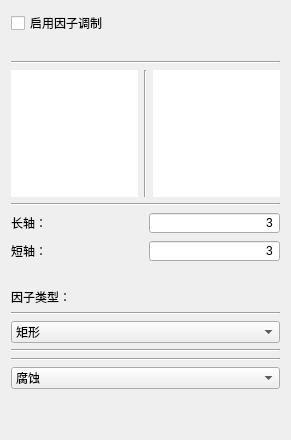
        <widget class="QWidget" name="tab_4">
         <attribute name="title">
          <string>页</string>
         </attribute>
         <layout class="QVBoxLayout" name="verticalLayout_24">
          <item>
           <widget class="QCheckBox" name="checkBox_ErDi_Enable">
            <property name="text">
             <string>启用因子调制</string>
            </property>
           </widget>
          </item>
          <item>
           <widget class="QGroupBox" name="groupBox_Erdi_more">
            <property name="styleSheet">
             <string notr="true">QGroupBox{
border:0px solid #222;
background-color: rgba(0, 0, 0, 0);
}</string>
            </property>
            <property name="title">
             <string/>
            </property>
            <layout class="QVBoxLayout" name="verticalLayout_37">
             <property name="leftMargin">
              <number>0</number>
             </property>
             <property name="topMargin">
              <number>0</number>
             </property>
             <property name="rightMargin">
              <number>0</number>
             </property>
             <property name="bottomMargin">
              <number>0</number>
             </property>
             <item>
              <layout class="QVBoxLayout" name="verticalLayout_23">
               <item>
                <widget class="QLabel" name="label_23">
                 <property name="text">
                  <string/>
                 </property>
                </widget>
               </item>
               <item>
                <widget class="Line" name="line_30">
                 <property name="orientation">
                  <enum>Qt::Horizontal</enum>
                 </property>
                </widget>
               </item>
               <item>
                <layout class="QHBoxLayout" name="horizontalLayout_36">
                 <property name="topMargin">
                  <number>0</number>
                 </property>
                 <property name="bottomMargin">
                  <number>0</number>
                 </property>
                 <item>
                  <widget class="LVideoshowQLables" name="label_ErDi_show">
                   <property name="minimumSize">
                    <size>
                     <width>127</width>
                     <height>127</height>
                    </size>
                   </property>
                   <property name="maximumSize">
                    <size>
                     <width>127</width>
                     <height>127</height>
                    </size>
                   </property>
                   <property name="styleSheet">
                    <string notr="true">background-color: rgb(255, 255, 255);</string>
                   </property>
                   <property name="text">
                    <string/>
                   </property>
                  </widget>
                 </item>
                 <item>
                  <widget class="Line" name="line_32">
                   <property name="orientation">
                    <enum>Qt::Vertical</enum>
                   </property>
                  </widget>
                 </item>
                 <item>
                  <widget class="LVideoshowQLables" name="label_ErDi_show_2">
                   <property name="minimumSize">
                    <size>
                     <width>127</width>
                     <height>127</height>
                    </size>
                   </property>
                   <property name="maximumSize">
                    <size>
                     <width>127</width>
                     <height>127</height>
                    </size>
                   </property>
                   <property name="styleSheet">
                    <string notr="true">background-color: rgb(255, 255, 255);</string>
                   </property>
                   <property name="text">
                    <string/>
                   </property>
                  </widget>
                 </item>
                </layout>
               </item>
               <item>
                <widget class="Line" name="line_27">
                 <property name="orientation">
                  <enum>Qt::Horizontal</enum>
                 </property>
                </widget>
               </item>
               <item>
                <layout class="QHBoxLayout" name="horizontalLayout_34">
                 <item>
                  <widget class="QLabel" name="label_17">
                   <property name="text">
                    <string>长轴：</string>
                   </property>
                  </widget>
                 </item>
                 <item>
                  <widget class="QSpinBox" name="spinBox_ErDi_legth">
                   <property name="alignment">
                    <set>Qt::AlignRight|Qt::AlignTrailing|Qt::AlignVCenter</set>
                   </property>
                   <property name="buttonSymbols">
                    <enum>QAbstractSpinBox::NoButtons</enum>
                   </property>
                   <property name="showGroupSeparator" stdset="0">
                    <bool>true</bool>
                   </property>
                   <property name="maximum">
                    <number>20</number>
                   </property>
                   <property name="value">
                    <number>3</number>
                   </property>
                  </widget>
                 </item>
                </layout>
               </item>
               <item>
                <layout class="QHBoxLayout" name="horizontalLayout_35">
                 <item>
                  <widget class="QLabel" name="label_20">
                   <property name="text">
                    <string>短轴：</string>
                   </property>
                  </widget>
                 </item>
                 <item>
                  <widget class="QSpinBox" name="spinBox_ErDi_width">
                   <property name="alignment">
                    <set>Qt::AlignRight|Qt::AlignTrailing|Qt::AlignVCenter</set>
                   </property>
                   <property name="buttonSymbols">
                    <enum>QAbstractSpinBox::NoButtons</enum>
                   </property>
                   <property name="showGroupSeparator" stdset="0">
                    <bool>true</bool>
                   </property>
                   <property name="maximum">
                    <number>20</number>
                   </property>
                   <property name="value">
                    <number>3</number>
                   </property>
                  </widget>
                 </item>
                </layout>
               </item>
               <item>
                <widget class="QLabel" name="label_22">
                 <property name="text">
                  <string/>
                 </property>
                </widget>
               </item>
               <item>
                <widget class="QLabel" name="label_21">
                 <property name="text">
                  <string>因子类型：</string>
                 </property>
                </widget>
               </item>
               <item>
                <widget class="Line" name="line_28">
                 <property name="orientation">
                  <enum>Qt::Horizontal</enum>
                 </property>
                </widget>
               </item>
               <item>
                <layout class="QHBoxLayout" name="horizontalLayout_ErDi_type"/>
               </item>
               <item>
                <widget class="QComboBox" name="comboBox_ErDi_type">
                 <item>
                  <property name="text">
                   <string>矩形</string>
                  </property>
                 </item>
                 <item>
                  <property name="text">
                   <string>星形</string>
                  </property>
                 </item>
                 <item>
                  <property name="text">
                   <string>椭圆</string>
                  </property>
                 </item>
                </widget>
               </item>
               <item>
                <widget class="Line" name="line_29">
                 <property name="orientation">
                  <enum>Qt::Horizontal</enum>
                 </property>
                </widget>
               </item>
               <item>
                <layout class="QHBoxLayout" name="horizontalLayout_ErDi_do"/>
               </item>
               <item>
                <widget class="Line" name="line_31">
                 <property name="orientation">
                  <enum>Qt::Horizontal</enum>
                 </property>
                </widget>
               </item>
               <item>
                <widget class="QComboBox" name="comboBox_ErDi_do">
                 <item>
                  <property name="text">
                   <string>腐蚀</string>
                  </property>
                 </item>
                 <item>
                  <property name="text">
                   <string>膨胀</string>
                  </property>
                 </item>
                 <item>
                  <property name="text">
                   <string>开操作</string>
                  </property>
                 </item>
                 <item>
                  <property name="text">
                   <string>闭操作</string>
                  </property>
                 </item>
                </widget>
               </item>
               <item>
                <spacer name="verticalSpacer_4">
                 <property name="orientation">
                  <enum>Qt::Vertical</enum>
                 </property>
                 <property name="sizeHint" stdset="0">
                  <size>
                   <width>20</width>
                   <height>40</height>
                  </size>
                 </property>
                </spacer>
               </item>
              </layout>
             </item>
            </layout>
           </widget>
          </item>
         </layout>
        </widget>
